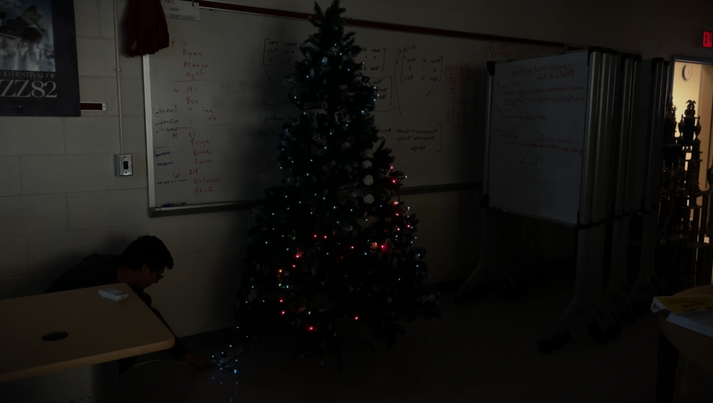
#> input picture Lights/lab3/a.png, 713 x 403 px
$ python subtract.py
#> lines starting #> are read from the running program, lines starting #| are printed output that depends on the picture; after the words box and inside, x2 and y2 are one past the last pixel; in counts of white or black regions, pixels touching at a corner belong together
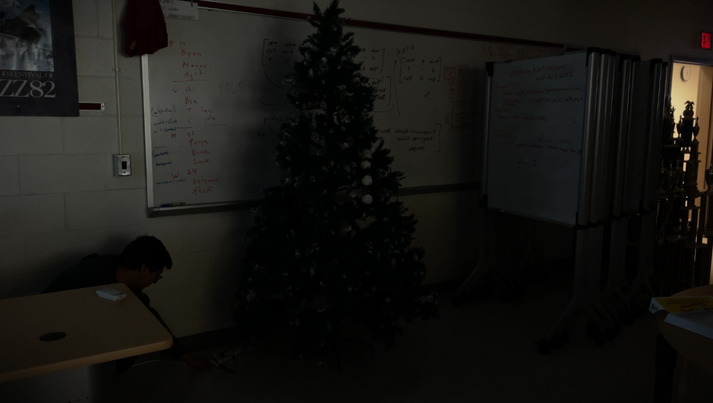
#> input picture Lights/lab3/b.png, 713 x 403 px
### Lights/lab3/match.py
import numpy as np
import cv2
import matplotlib.pyplot as plt

def matched(img2, img1):
    # Initiate SIFT detector
    sift = cv2.SIFT_create()
    # find the keypoints and descriptors with SIFT
    kp1, des1 = sift.detectAndCompute(img1,None)
#> kp1 = 209 keypoints; strongest (x, y, size): (687, 157, 4.1), (685, 164, 2), (684, 169, 2.2), (676, 120, 4.3)
#> img1 is the input picture: shape (403, 713, 3); mean B, G, R 19, 22.2, 23.1
    kp2, des2 = sift.detectAndCompute(img2,None)
#> kp2 = 198 keypoints; strongest (x, y, size): (688, 156, 4.1), (677, 134, 3.9), (686, 163, 2.1), (686, 168, 2.1)
#> img2 is the input picture: shape (403, 713, 3); mean B, G, R 19.4, 22.3, 23.8

    # Initialize matcher
    matcher = cv2.BFMatcher()

    # Match descriptors
    matches = matcher.knnMatch(des1, des2, k=2)
#> matches = 209 matches
    good_matches = [m for m, n in matches if m.distance<0.7*n.distance]
#> good_matches = 128 matches

    # Get corresponding keypoints
    src_pts = np.float32([kp1[m.queryIdx].pt for m in good_matches]).reshape(-1, 1, 2)
#> src_pts = 128 rows, first 8: [9.9, 81.04], [11.93, 94.97], [13.92, 67.68], [16.28, 94.79], [20.9, 52.88], [21.47, 59], [21.47, 59], [22.16, 49.99]
    dst_pts = np.float32([kp2[m.trainIdx].pt for m in good_matches]).reshape(-1, 1, 2)
#> dst_pts = 128 rows, first 8: [18.12, 94.96], [13.61, 95.25], [15.53, 67.69], [18.12, 94.96], [22.48, 52.95], [22.91, 59.3], [22.91, 59.3], [23.67, 50.21]

    # Find transformation matrix using RANSAC
    M, _ = cv2.findHomography(src_pts, dst_pts, cv2.RANSAC)
#> M = [[0.997, 0.0015, 1.52], [-0.00199, 0.999, 0.357], [-3.58e-06, 1.12e-07, 1]]

    # Apply transformation to image1 to align it with image2
    aligned_image = cv2.warpPerspective(img1, M, (img2.shape[1], img2.shape[0]))

    # Show the aligned image
    cv2.imwrite('aligned_image.jpg', aligned_image)

    return aligned_image

matched(cv2.imread("a.png"), cv2.imread("b.png"))

### Lights/lab3/subtract.py
import cv2
from imutils import contours
import imutils
from match import matched

#image processing
def preprocess(gray):
    blurred = cv2.GaussianBlur(gray, (1, 1), 1)
    thresh = cv2.erode(blurred, None, iterations=0)
    thresh = cv2.dilate(thresh, None, iterations=1)
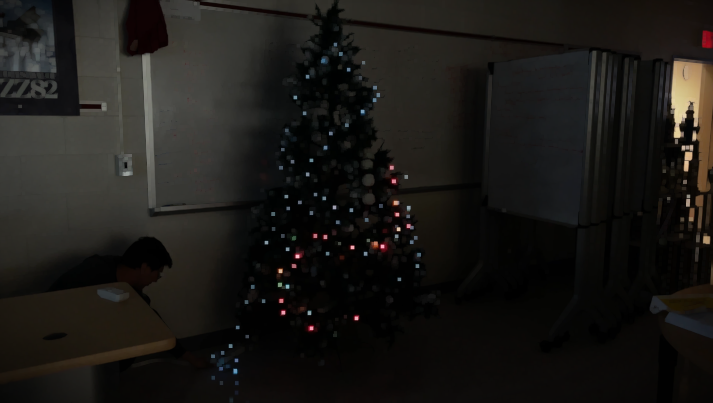
#> thresh: shape (403, 713, 3); mean B, G, R 22.5, 25.4, 27.1
    thresh = cv2.erode(thresh, None, iterations=0)
    thresh = cv2.convertScaleAbs(thresh, alpha=1, beta=0)
    return thresh

#find contour and return in a form readable for the rest of my code
def findCnt(thresh):
    cnts = cv2.findContours(thresh.copy(), cv2.RETR_EXTERNAL,
                            cv2.CHAIN_APPROX_SIMPLE)
    cnts = imutils.grab_contours(cnts)
    cnts, _ = contours.sort_contours(cnts)

#take in the image
onimg = cv2.imread("a.png")
offimg = cv2.imread("b.png")
offimg = matched(onimg, offimg) # gets rid of jitter by using SIFT and aligning through transformations

onimg = preprocess(onimg)
offimg = preprocess(offimg)

#gray-ify the image
ongray = cv2.cvtColor(onimg, cv2.COLOR_BGR2GRAY)
offgray = cv2.cvtColor(offimg, cv2.COLOR_BGR2GRAY)
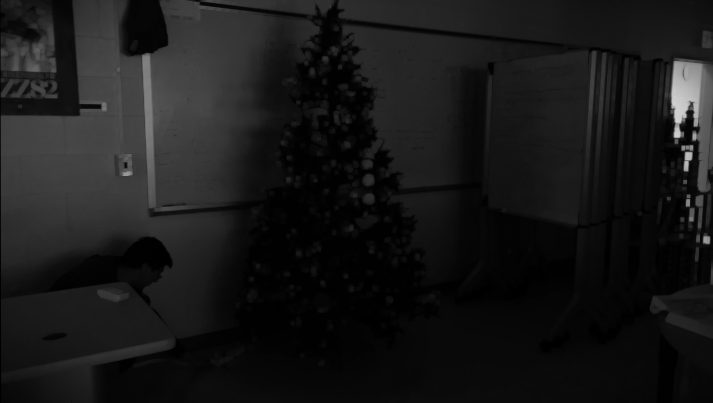
#> offgray: shape (403, 713); min 0, max 209, mean 24.5

#establish thresholds for the image
_, onthresh = cv2.threshold(ongray, 80, 255, cv2.THRESH_BINARY)
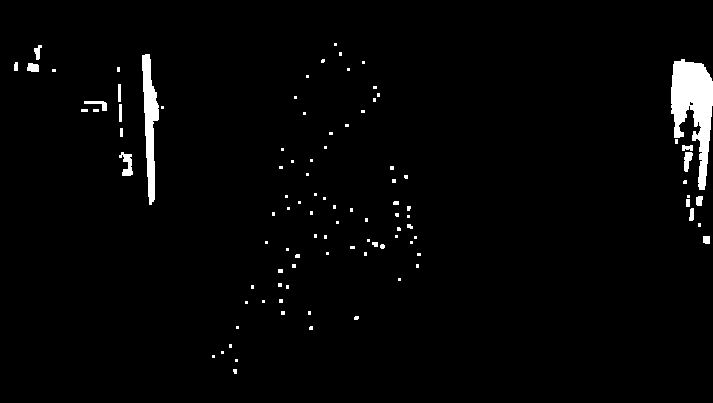
#> onthresh: shape (403, 713); 2.2% white; 100 white regions (78 under 20 px), largest, box (x1, y1, x2, y2) and area: (671, 59, 713, 190) 3031, (142, 54, 159, 205) 1370, (119, 152, 133, 176) 181
_, offthresh = cv2.threshold(offgray, 80, 255, cv2.THRESH_BINARY)
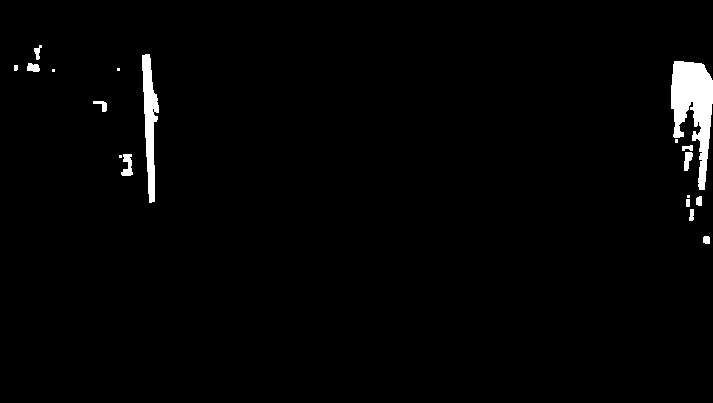
#> offthresh: shape (403, 713); 1.8% white; 18 white regions (5 under 20 px)

cv2.namedWindow('Image', cv2.WINDOW_NORMAL)
cv2.resizeWindow("Image", 1800, 1200)

i = 0

# Displaying the image
cv2.imshow("Image", onimg)

cv2.namedWindow('onthresh', cv2.WINDOW_NORMAL)
cv2.resizeWindow("onthresh", 1800, 1200)
cv2.imshow('onthresh', onthresh)

cv2.namedWindow('offthresh', cv2.WINDOW_NORMAL)
cv2.resizeWindow("offthresh", 1800, 1200)
cv2.imshow('offthresh', offthresh)

onpoints = findCnt(onthresh)
#> in findCnt, `cnts = cv2.findContours(thresh.copy(), cv2.RETR_EXTERNAL, cv2.CHAIN_AP..`: cnts = 100 contours, 85 with area under 20; largest, box (x1, y1, x2, y2) and area: (671, 59, 713, 190) 2832, (142, 54, 159, 205) 1212, (119, 152, 133, 176) 139, (684, 152, 693, 172) 94, (27, 63, 39, 72) 75
offpoints = findCnt(offthresh)
#> in findCnt (call 2), `cnts = cv2.findContours(thresh.copy(), cv2.RETR_EXTERNAL, cv2.CHAIN_AP..`: cnts = 18 contours, 6 with area under 20; largest, box (x1, y1, x2, y2) and area: (671, 61, 713, 190) 2776, (142, 54, 159, 203) 1195, (121, 154, 133, 176) 128, (684, 152, 693, 171) 90, (27, 63, 40, 72) 75
#> (the run stopped early here; a loop or call above may not have finished)
